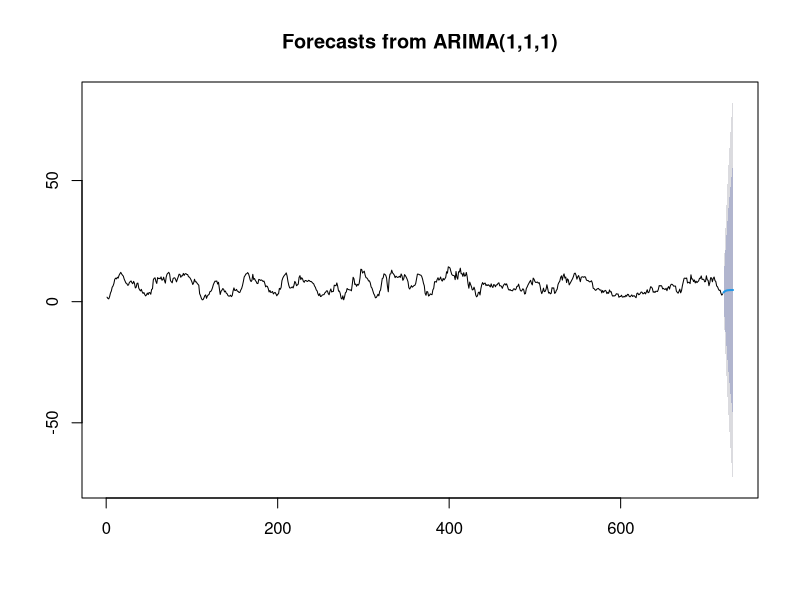

Source code (R):
library(tseries)
library(forecast)
library(xts)

data=read.csv("test_data.csv")
data=apply(data,2,as.numeric)
data=as.matrix(data)
all_data=data[1:720,2]
train_data=all_data[1:(720-12)]
data_series=ts(train_data,seq(as.POSIXct("2010-09-01"),len=length(train_data),by="hour"))
fit=auto.arima(data_series)


pred=c(0)
for(i in 1:12){
  pred_data=all_data[1:(720-12+i-1)]
  pred_data=ts(pred_data)
  fore=forecast(pred_data,model=fit,h = 1)$mean
  pred=c(pred,fore)
}

pred=pred[-1]
test_data=all_data[(720-11):720]
mean(abs(pred-test_data))

pred-test_data

fit <- auto.arima(WWWusage)
fore=forecast(pred_data,model=fit,h = 12)
plot(forecast(pred_data,model=fit,h = 12))
